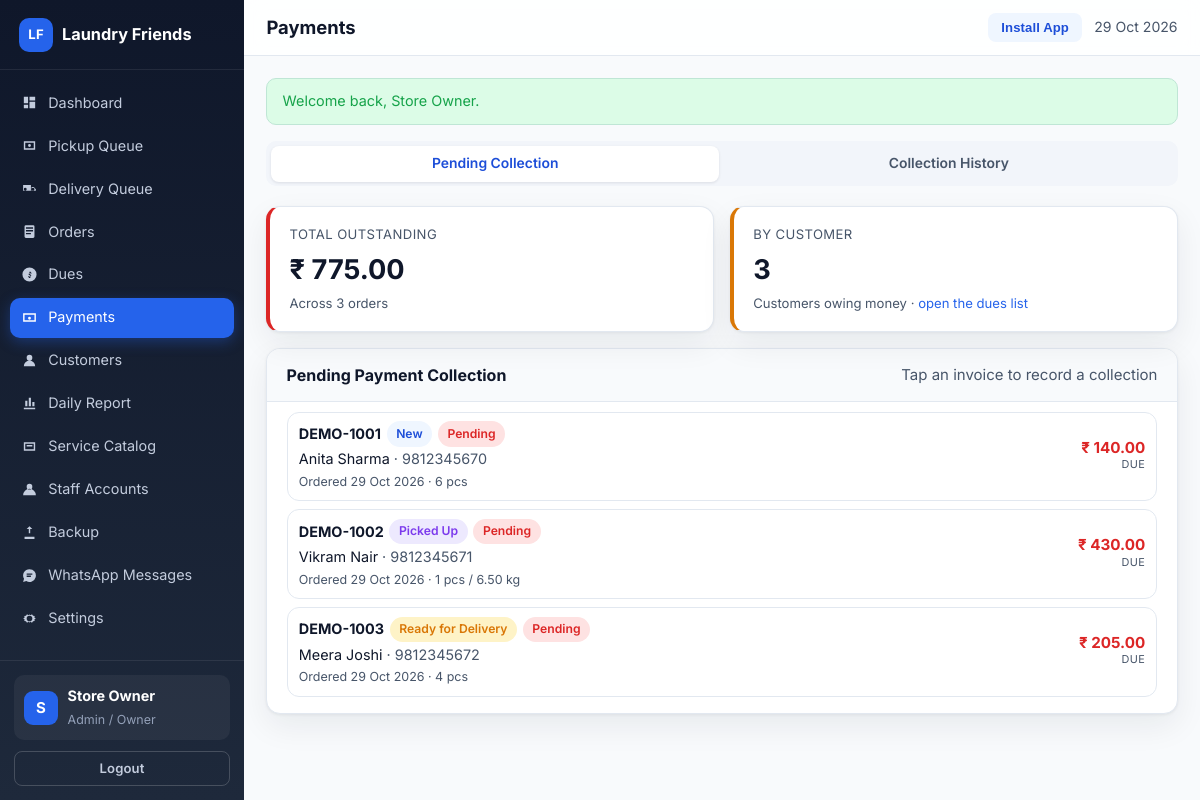
Page /admin/payments.php (signed in) on the committed database.
### tables this page shows
CREATE TABLE IF NOT EXISTS users (
  id INT UNSIGNED AUTO_INCREMENT PRIMARY KEY,
  role ENUM('super_admin','admin','staff','customer') NOT NULL DEFAULT 'customer',
  name VARCHAR(100) NOT NULL,
  email VARCHAR(150) NULL,
  phone VARCHAR(20) NULL,
  phone_key VARCHAR(20) NULL,
  password_hash VARCHAR(255) NOT NULL,
  is_active TINYINT(1) NOT NULL DEFAULT 1,
  must_change_password TINYINT(1) NOT NULL DEFAULT 0,
  last_login_at DATETIME NULL,
  created_by INT UNSIGNED NULL,
  created_at DATETIME NOT NULL DEFAULT CURRENT_TIMESTAMP,
  updated_at DATETIME NOT NULL DEFAULT CURRENT_TIMESTAMP ON UPDATE CURRENT_TIMESTAMP,
  UNIQUE KEY uq_users_email (email),
  UNIQUE KEY uq_users_phone_key (phone_key),
  KEY idx_users_role (role),
  KEY idx_users_active (is_active)
);

CREATE TABLE IF NOT EXISTS orders (
  id INT UNSIGNED AUTO_INCREMENT PRIMARY KEY,
  order_number VARCHAR(30) NOT NULL,
  customer_id INT UNSIGNED NOT NULL,
  source ENUM('customer','admin') NOT NULL DEFAULT 'admin',
  pricing_mode ENUM('per_item','per_kg') NOT NULL DEFAULT 'per_item',
  status ENUM('new','pickup_assigned','picked_up','processing','ready_for_delivery','out_for_delivery','delivered','cancelled') NOT NULL DEFAULT 'new',
  payment_status ENUM('pending','partial','paid') NOT NULL DEFAULT 'pending',
  order_date DATE NOT NULL,
  scheduled_pickup_date DATE NULL,
  scheduled_delivery_date DATE NULL,
  contact_name VARCHAR(100) NOT NULL,
  contact_phone VARCHAR(20) NOT NULL,
  delivery_address TEXT NOT NULL,
  pickup_latitude DECIMAL(10,7) NULL,
  pickup_longitude DECIMAL(10,7) NULL,
  pickup_place_id VARCHAR(255) NULL,
  pickup_staff_id INT UNSIGNED NULL,
  delivery_staff_id INT UNSIGNED NULL,
  pickup_assigned_at DATETIME NULL,
  delivery_assigned_at DATETIME NULL,
  pickup_completed_at DATETIME NULL,
  delivery_completed_at DATETIME NULL,
  subtotal DECIMAL(12,2) NOT NULL DEFAULT 0,
  discount_amount DECIMAL(12,2) NOT NULL DEFAULT 0,
  delivery_charge DECIMAL(12,2) NOT NULL DEFAULT 0,
  tax_amount DECIMAL(12,2) NOT NULL DEFAULT 0,
  total_amount DECIMAL(12,2) NOT NULL DEFAULT 0,
  paid_amount DECIMAL(12,2) NOT NULL DEFAULT 0,
  notes TEXT NULL,
  staff_notes TEXT NULL,
  created_by INT UNSIGNED NULL,
  created_at DATETIME NOT NULL DEFAULT CURRENT_TIMESTAMP,
  updated_at DATETIME NOT NULL DEFAULT CURRENT_TIMESTAMP ON UPDATE CURRENT_TIMESTAMP,
  UNIQUE KEY uq_orders_number (order_number),
  KEY idx_orders_customer (customer_id),
  KEY idx_orders_status (status),
  KEY idx_orders_pickup_staff (pickup_staff_id),
  KEY idx_orders_delivery_staff (delivery_staff_id),
  KEY idx_orders_payment (payment_status),
  KEY idx_orders_date (order_date)
);

### admin/payments.php (the view, shortened to what the rows shown need)
<?php
require_once dirname(__DIR__) . '/includes/layout.php';
require_once dirname(__DIR__) . '/includes/orders.php';
require_once dirname(__DIR__) . '/includes/order-tiles.php';
$user = require_admin();
$view = query('view', 'pending');
$focusOrder = (int) query('order');
if ($view === 'pending') {
    $where = ["o.payment_status <> 'paid'", "o.status <> 'cancelled'"];
    $params = [];
    $orders = db_all(
        "SELECT o.*, c.name AS customer_name FROM orders o
         JOIN customers c ON c.id = o.customer_id
         WHERE " . implode(' AND ', $where) . '
         ORDER BY o.order_date ASC, o.id ASC LIMIT 200',
        $params
    );
    $duesByCustomer = db_all(
        "SELECT c.id, c.name, c.phone, COUNT(o.id) AS invoices,
                SUM(o.total_amount - o.paid_amount) AS due
         FROM orders o JOIN customers c ON c.id = o.customer_id
         WHERE o.payment_status <> 'paid' AND o.status <> 'cancelled'
         GROUP BY c.id, c.name, c.phone
         HAVING due > 0
         ORDER BY due DESC
         LIMIT 100"
    );
    $customerDueMap = [];
    foreach ($duesByCustomer as $row) {
        $customerDueMap[(int) $row['id']] = (float) $row['due'];
    }
}
layout_start('Payments', 'app');
?>
<?php if ($view === 'pending'): ?>
    <div class="panel">
        <div class="panel-head">
            <h2>Pending Payment Collection</h2>
        </div>
        <div class="panel-body tight">
            <?php if ($orders === []): ?>
                <div class="empty-state"><strong>Nothing pending</strong>All orders are fully paid.</div>
            <?php else: ?>
                <?php foreach ($orders as $order): ?>
                    <?php
                    $due = (float) $order['total_amount'] - (float) $order['paid_amount'];
                    $customerDue = $customerDueMap[(int) $order['customer_id']] ?? $due;
                    $otherDues = max(0.0, $customerDue - $due);
                    $actions = '<form method="post">'
                        . csrf_field()
                        . '<input type="hidden" name="action" value="collect">'
                        . '<input type="hidden" name="order_id" value="' . e((string) $order['id']) . '">'
                        . '<input type="number" name="amount" min="0" step="0.01" value="' . e(number_format($due, 2, '.', '')) . '" placeholder="Amount">'
                        . '<select name="method">' . payment_method_options() . '</select>'
                        . '<input type="text" name="reference_no" placeholder="Ref">'
                        . '<button class="btn btn-sm btn-green" type="submit">Collect</button>'
                        . '</form>'
                        . '<a class="btn btn-sm btn-ghost" href="' . e(url('admin/order-view.php?id=' . (int) $order['id'])) . '">Open</a>';
                    order_tile($order, [
                        'note' => 'Ordered ' . format_date((string) $order['order_date']) . ' · ' . order_items_summary((int) $order['id']),
                        'old_dues' => $otherDues > 0 ? $otherDues : null,
                        'details' => ['Customer Dues' => money($customerDue)],
                        'actions' => $actions,
                        'open' => $focusOrder === (int) $order['id'],
                    ]);
                    ?>
                <?php endforeach; ?>
            <?php endif; ?>
        </div>
    </div>
<?php endif; ?>
<?php layout_end(); ?>

### includes/layout.php (shortened to what the rows shown need)
<?php
function layout_nav_items(): array
{
    $user = current_user();
    switch ($user['role']) {
        case 'super_admin':
        case 'admin':
            return [
                ['label' => 'Dashboard', 'href' => 'admin/index.php', 'icon' => 'M4 13h6V4H4v9zm0 7h6v-5H4v5zm8 0h8v-9h-8v9zm0-16v5h8V4h-8z'],
                ['label' => 'Pickup Queue', 'href' => 'admin/pickup-queue.php', 'icon' => 'M4 6h16v12H4V6zm2 2v8h12V8H6zm6 6a2 2 0 110-4 2 2 0 010 4z'],
                ['label' => 'Delivery Queue', 'href' => 'admin/delivery-queue.php', 'icon' => 'M3 7h11v8H3V7zm12 3h3l3 3v2h-6v-5zm-9 5a2 2 0 100-4 2 2 0 000 4zm11 0a2 2 0 100-4 2 2 0 000 4z'],
                ['label' => 'Orders', 'href' => 'admin/orders.php', 'icon' => 'M7 3h10a2 2 0 012 2v14a2 2 0 01-2 2H7a2 2 0 01-2-2V5a2 2 0 012-2zm0 3v2h10V6H7zm0 4v2h10v-2H7zm0 4v2h7v-2H7z'],
                ['label' => 'Dues', 'href' => 'admin/dues.php', 'icon' => 'M12 2a10 10 0 100 20 10 10 0 000-20zm1 15h-2v-1.2c-.6-.2-1.1-.6-1.2-1.3h2c.1.3.3.5.7.5.5 0 .8-.3.8-.8 0-.5-.3-.7-.9-1-.8-.3-1.6-.7-1.6-1.7 0-.7.5-1.2 1.1-1.4V8h2v1.1c.7.2 1.1.7 1.2 1.4h-2c-.1-.3-.3-.5-.6-.5-.4 0-.7.3-.7.7 0 .4.3.6.9.8.8.3 1.7.7 1.7 1.8 0 .8-.5 1.3-1.2 1.5V17z'],
                ['label' => 'Payments', 'href' => 'admin/payments.php', 'icon' => 'M3 6h18v12H3V6zm2 2v8h14V8H5zm7 3a2 2 0 110 4 2 2 0 010-4z'],
                ['label' => 'Customers', 'href' => 'admin/customers.php', 'icon' => 'M12 12a4 4 0 100-8 4 4 0 000 8zm-8 8a8 8 0 1116 0H4z'],
                ['label' => 'Daily Report', 'href' => 'admin/reports/daily.php', 'icon' => 'M4 20h16v-2H4v2zM6 16h3V8H6v8zm5 0h3V4h-3v12zm5 0h3v-6h-3v6z'],
                ['label' => 'Service Catalog', 'href' => 'admin/catalog.php', 'icon' => 'M4 6h16v12H4V6zm2 2v8h12V8H6zm2 2h8v2H8v-2z'],
                ['label' => 'Staff Accounts', 'href' => 'admin/staff.php', 'icon' => 'M12 12a4 4 0 100-8 4 4 0 000 8zm-9 8a9 9 0 1118 0H3z'],
                ['label' => 'Backup', 'href' => 'admin/backup.php', 'icon' => 'M12 3l4 4h-3v6h-2V7H8l4-4zm-7 15h14v3H5v-3z'],
                ['label' => 'WhatsApp Messages', 'href' => 'admin/whatsapp-templates.php', 'icon' => 'M12 3a9 9 0 00-7.7 13.6L3 21l4.5-1.2A9 9 0 1012 3zm-4 6h8v2H8V9zm0 3h6v2H8v-2z'],
                ['label' => 'Settings', 'href' => 'admin/settings.php', 'icon' => 'M12 8a4 4 0 100 8 4 4 0 000-8zm9 4l-2 1.2.3 2.3-2.3.3L15.5 18l-1.9-1.4L12 17.6l-1.6-1L8.5 18l-1.5-2.2-2.3-.3.3-2.3L3 12l2-1.2-.3-2.3L7 8.2 8.5 6l1.9 1.4L12 6.4l1.6 1L15.5 6l1.5 2.2 2.3.3-.3 2.3L21 12z'],
            ];
    }
    return [];
}
function layout_is_active(string $href): bool
{
    $self = basename($_SERVER['SCRIPT_NAME'] ?? '');
    $target = basename($href);
    if ($self === $target) {
        return true;
    }
    $selfDir = basename(dirname($_SERVER['SCRIPT_NAME'] ?? ''));
    $targetDir = basename(dirname($href));
    return $self === $target && $selfDir === $targetDir;
}
function layout_start(string $title, string $layout = 'app'): void
{
    $user = current_user();
    ?><!DOCTYPE html>
<html lang="en">
<head>
<link rel="stylesheet" href="<?= e(asset('assets/css/app.css')) ?>">
</head>
<body class="layout-<?= e($layout) ?>">
<?php if ($layout === 'public'): ?>
<header class="public-header">
    <div class="container nav-row">
        <a class="brand" href="<?= e(url('index.php')) ?>">
            <span class="brand-mark">LF</span>
            <span><?= e(APP_NAME) ?></span>
        </a>
        <nav class="public-nav">
            <a href="<?= e(url('index.php')) ?>#services">Services</a>
            <a href="<?= e(url('index.php')) ?>#how">How it works</a>
            <a href="<?= e(url('index.php')) ?>#contact">Contact</a>
            <button class="btn btn-soft btn-sm install-btn" type="button" data-install-app>Install App</button>
            <?php if ($user !== null): ?>
                <a class="btn btn-primary btn-sm" href="<?= e(url(home_for_role($user['role']))) ?>">Go to Dashboard</a>
                <a class="btn btn-ghost btn-sm" href="<?= e(url('logout.php')) ?>">Logout</a>
            <?php else: ?>
                <a class="btn btn-ghost btn-sm" href="<?= e(url('login.php')) ?>">Login</a>
                <a class="btn btn-primary btn-sm" href="<?= e(url('customer/schedule-pickup.php')) ?>">Schedule Pickup</a>
            <?php endif; ?>
        </nav>
    </div>
</header>
<?php elseif ($layout === 'app'): ?>
<div class="app-shell">
    <aside class="sidebar" id="sidebar">
        <div class="sidebar-brand">
            <a class="brand" href="<?= e(url('index.php')) ?>">
                <span class="brand-mark">LF</span>
                <span><?= e(APP_NAME) ?></span>
            </a>
        </div>
        <nav class="sidebar-nav">
            <?php foreach (layout_nav_items() as $item): ?>
                <a class="nav-link<?= layout_is_active($item['href']) ? ' active' : '' ?>" href="<?= e(url($item['href'])) ?>">
                    <svg viewBox="0 0 24 24" aria-hidden="true"><path d="<?= e($item['icon']) ?>"/></svg>
                    <span><?= e($item['label']) ?></span>
                </a>
            <?php endforeach; ?>
        </nav>
        <div class="sidebar-footer">
            <div class="user-chip">
                <div class="avatar"><?= e(strtoupper(mb_substr($user['name'] ?? 'U', 0, 1))) ?></div>
                <div>
                    <strong><?= e($user['name'] ?? 'Guest') ?></strong>
                    <small><?= e(role_label($user['role'] ?? '')) ?></small>
                </div>
            </div>
            <a class="btn btn-ghost btn-sm btn-block" href="<?= e(url('logout.php')) ?>">Logout</a>
        </div>
    </aside>
    <div class="app-main">
        <header class="app-topbar">
            <h1 class="page-title"><?= e($title) ?></h1>
            <div class="topbar-right">
                <button class="btn btn-sm btn-soft install-btn" type="button" data-install-app>Install App</button>
                <span class="today-label"><?= e(date('d M Y')) ?></span>
            </div>
        </header>
        <main class="app-content">
<?php endif; ?>
<?php
}
function layout_end(): void
{
    $layout = $GLOBALS['__layout'] ?? 'app';
    ?>
<?php if ($layout === 'app'): ?>
        </main>
    </div>
</div>
<?php elseif ($layout === 'customer'): ?>
</main>
<?php layout_bottom_nav(); ?>
<?php endif; ?>
</body>
</html>
<?php
}
function layout_bottom_nav(): void
{
    $user = current_user();
    if ($user === null || !in_array($user['role'], array_merge(staff_roles(), ['customer']), true)) {
        return;
    }
    ?>
    <?php
}

### includes/order-tiles.php (shortened to what the rows shown need)
<?php
function order_tile(array $order, array $options = []): void
{
    $orderId = (int) $order['id'];
    $total = (float) ($order['total_amount'] ?? 0);
    $paid = (float) ($order['paid_amount'] ?? 0);
    $due = max(0.0, $total - $paid);
    $paidUp = (string) ($order['payment_status'] ?? '') === 'paid';
    $status = (string) ($order['status'] ?? '');
    $note = (string) ($options['note'] ?? '');
    $oldDues = $options['old_dues'] ?? null;
    ?>
    <article class="tile<?= $oldDues !== null && (float) $oldDues > 0 ? ' tile-has-dues' : '' ?>">
        <details class="tile-fold"<?= !empty($options['open']) ? ' open' : '' ?>>
            <summary class="tile-head">
                <div class="tile-main">
                    <div class="tile-line">
                        <strong class="tile-id"><?= e((string) ($order['order_number'] ?? ('#' . $orderId))) ?></strong>
                        <span class="badge <?= e(status_badge($status)) ?>"><?= e(order_status_label($status)) ?></span>
                        <?php if (!$paidUp): ?>
                            <span class="badge <?= e(status_badge((string) ($order['payment_status'] ?? 'pending'))) ?>"><?= e(payment_status_label((string) ($order['payment_status'] ?? 'pending'))) ?></span>
                        <?php endif; ?>
                    </div>
                    <div class="tile-cust">
                        <?= e((string) ($order['contact_name'] ?? '')) ?>
                        <?php if (!empty($order['contact_phone'])): ?>
                            <span class="subtle"> &middot; <?= e((string) $order['contact_phone']) ?></span>
                        <?php endif; ?>
                    </div>
                    <?php if ($note !== ''): ?>
                        <div class="tile-note"><?= e($note) ?></div>
                    <?php endif; ?>
                </div>
                <div class="tile-side">
                    <strong class="tile-money<?= $due > 0 ? ' is-due' : '' ?>"><?= e(money($due)) ?></strong>
                    <span class="tile-money-label"><?= $due > 0 ? 'due' : ($paidUp ? 'paid' : 'balance') ?></span>
                </div>
            </summary>
        </details>
    </article>
    <?php
}
    ?>

### rows in the picture
users: name "S", name "Store Owner", role "Admin / Owner"
orders: order_number "DEMO-1001", status "New", payment_status "Pending", contact_name "Anita Sharma", contact_phone "9812345670", note "Ordered 29 Oct 2026 · 6 pcs", money($due) "₹ 140.00", shows "DUE"
orders: order_number "DEMO-1002", status "Picked Up", payment_status "Pending", contact_name "Vikram Nair", contact_phone "9812345671", note "Ordered 29 Oct 2026 · 1 pcs / 6.50 kg", money($due) "₹ 430.00", shows "DUE"
orders: order_number "DEMO-1003", status "Ready for Delivery", payment_status "Pending", contact_name "Meera Joshi", contact_phone "9812345672", note "Ordered 29 Oct 2026 · 4 pcs", money($due) "₹ 205.00", shows "DUE"

### other values in the picture
APP_NAME "Laundry Friends"
$item['label'] "Dashboard"
$item['label'] "Pickup Queue"
$item['label'] "Delivery Queue"
$item['label'] "Orders"
$item['label'] "Dues"
$item['label'] "Payments"
$item['label'] "Customers"
$item['label'] "Daily Report"
$item['label'] "Service Catalog"
$item['label'] "Staff Accounts"
$item['label'] "Backup"
$item['label'] "WhatsApp Messages"
$item['label'] "Settings"
$title "Payments"
